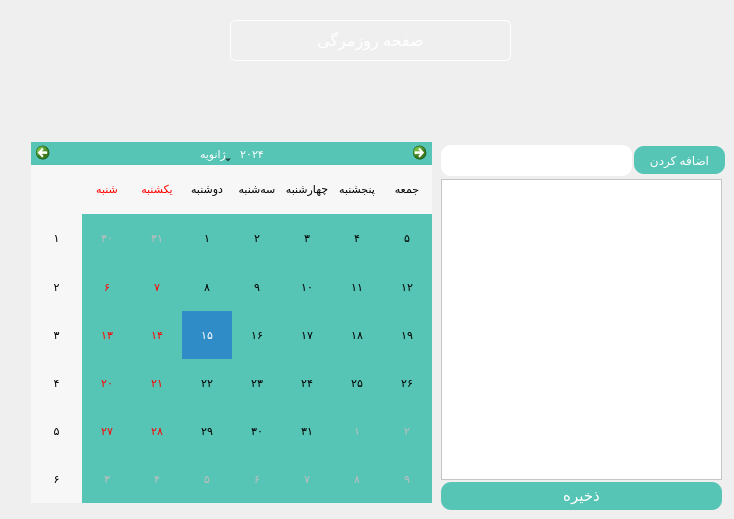
         <widget class="QWidget" name="page_to_do">
          <widget class="QPushButton" name="saveButton">
           <property name="geometry">
            <rect>
             <x>441</x>
             <y>482</y>
             <width>281</width>
             <height>28</height>
            </rect>
           </property>
           <property name="cursor">
            <cursorShape>PointingHandCursor</cursorShape>
           </property>
           <property name="styleSheet">
            <string notr="true">border-radius:10px;
background-color:  #57C5B6;;
color:white;
font:11pt;</string>
           </property>
           <property name="text">
            <string>ذخیره</string>
           </property>
          </widget>
          <widget class="QPushButton" name="addButton">
           <property name="geometry">
            <rect>
             <x>634</x>
             <y>146</y>
             <width>91</width>
             <height>28</height>
            </rect>
           </property>
           <property name="cursor">
            <cursorShape>PointingHandCursor</cursorShape>
           </property>
           <property name="styleSheet">
            <string notr="true">border-radius:10px;
background-color: #57C5B6;;
color:white;
</string>
           </property>
           <property name="text">
            <string>اضافه کردن</string>
           </property>
          </widget>
          <widget class="QLineEdit" name="taskLineEdit">
           <property name="geometry">
            <rect>
             <x>441</x>
             <y>145</y>
             <width>191</width>
             <height>31</height>
            </rect>
           </property>
           <property name="styleSheet">
            <string notr="true">font:12pt;
background-color: rgb(255, 255, 255);
color: rgb(0, 0, 0);
border-radius:10px;</string>
           </property>
          </widget>
          <widget class="QListWidget" name="tasksListWidget">
           <property name="geometry">
            <rect>
             <x>441</x>
             <y>179</y>
             <width>281</width>
             <height>301</height>
            </rect>
           </property>
           <property name="styleSheet">
            <string notr="true">font:12pt;
background-color: rgb(255, 255, 255);
color: rgb(0, 0, 0);</string>
           </property>
          </widget>
          <widget class="QCalendarWidget" name="calendarWidget">
           <property name="geometry">
            <rect>
             <x>31</x>
             <y>142</y>
             <width>401</width>
             <height>361</height>
            </rect>
           </property>
           <property name="styleSheet">
            <string notr="true">font:8pt;
background : #57C5B6;;</string>
           </property>
           <property name="locale">
            <locale language="Persian" country="Iran"/>
           </property>
          </widget>
          <widget class="QLabel" name="label_248">
           <property name="geometry">
            <rect>
             <x>230</x>
             <y>20</y>
             <width>281</width>
             <height>41</height>
            </rect>
           </property>
           <property name="styleSheet">
            <string notr="true">color :#fff;
font : 12pt;
border-radius: 5px;
border:1px solid #fff;
</string>
           </property>
           <property name="text">
            <string>صفحه روزمرگی</string>
           </property>
           <property name="alignment">
            <set>Qt::AlignCenter</set>
           </property>
          </widget>
         </widget>
